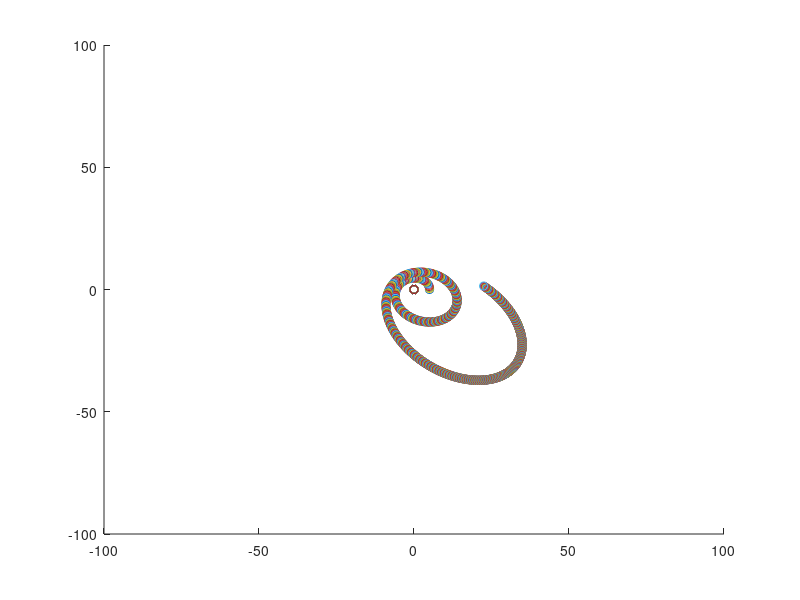

This figure's MATLAB source:
%Eulero-Cromer
clc
close all;
clear all;
%Creazione elementi necessari:
r=zeros(2,1);
v=zeros(2,1);
a=zeros(2,1);
rnew=zeros(2,1);
vnew=zeros(2,1);

 

%Condizioni iniziali:
grid=100;
dt=0.1;
t=0.;
tend=1000*dt;
x=5;
vy=4;
r(1,1)=x;
v(2,1)=vy;
M=100;
G=1;

 

while t<tend
    scatter(r(1,1),r(2,1));
    axis([-grid grid -grid grid]);
    hold on;
    scatter(0,0);
     
    rnew(1:2,1)=r(1:2,1)+v(1:2,1)*dt;
    F=-G*M/(rnew(1,1)^2+rnew(2,1)^2);
    a(1:2,1)=F*(r(1:2,1)/sqrt(r(1,1)^2+r(2,1)^2));
    vnew(1:2,1)=v(1:2,1)+ a(1:2,1)*dt;
    
    r=rnew;
    v=vnew;

 

    drawnow limitrate nocallbacks
    
    t=t+dt;
end
